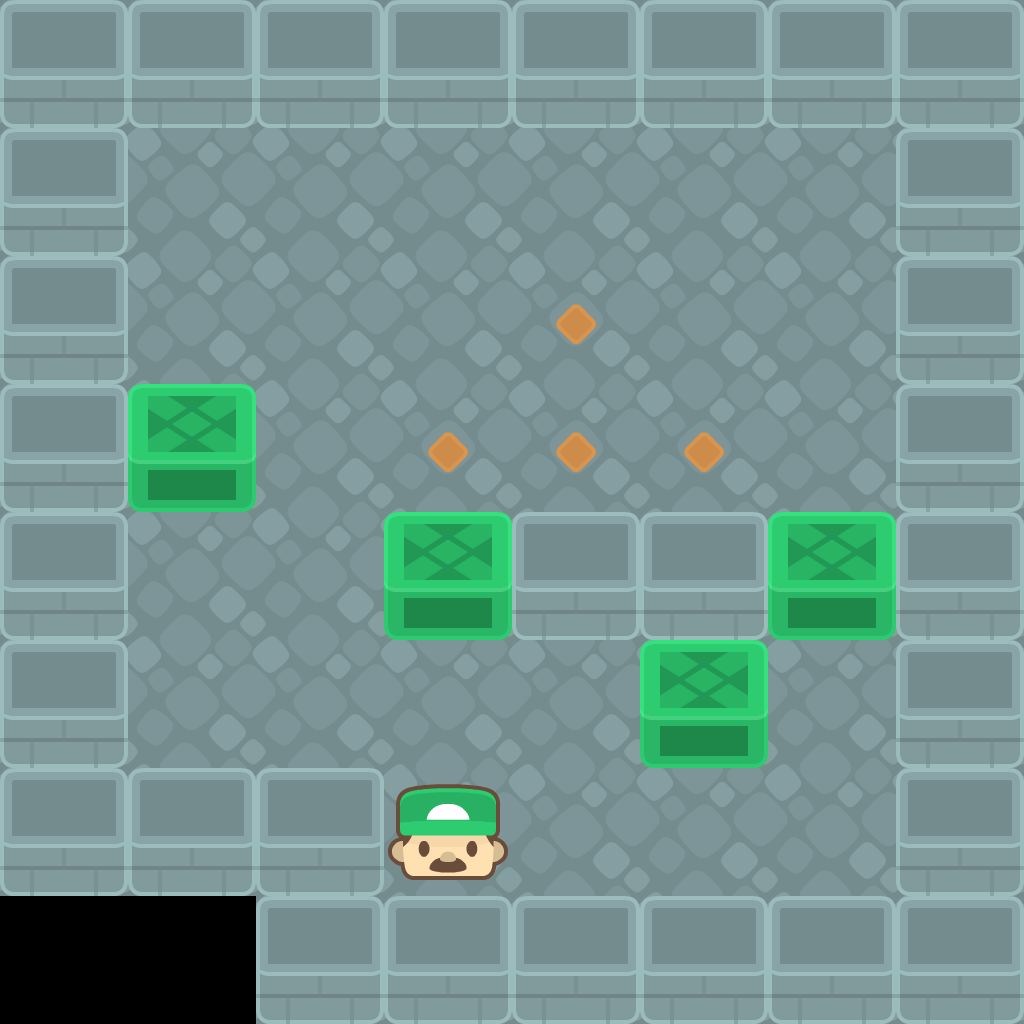

A 2D game scene composited from a Tiled map and its tileset images. What follows is a short description and the map's XML, with every tile layer's data as written:
An orthogonal 8x8 tile map with 128x128 px tiles, 3 tile layers (Background, Walls_Switches, Objects).

<map version="1.0" orientation="orthogonal" renderorder="right-down" width="8" height="8" tilewidth="128" tileheight="128" nextobjectid="3">
 <properties>
  <property name="Name" value="Stickytris II" />
 </properties>
 <tileset firstgid="1" name="sokoban_tilesheet" tilewidth="128" tileheight="128" tilecount="104" columns="13">
  <image source="../sokoban_tilesheet.png" width="1664" height="1024" />
 </tileset>
 <layer name="Background" width="8" height="8">
  <data encoding="csv">
90,90,90,90,90,90,90,90,
90,90,90,90,90,90,90,90,
90,90,90,90,90,90,90,90,
90,90,90,90,90,90,90,90,
90,90,90,90,90,90,90,90,
90,90,90,90,90,90,90,90,
90,90,90,90,90,90,90,90,
0,0,90,90,90,90,90,90
</data>
 </layer>
 <layer name="Walls_Switches" width="8" height="8">
  <data encoding="csv">
100,100,100,100,100,100,100,100,
100,0,0,0,0,0,0,100,
100,0,0,0,26,0,0,100,
100,0,0,26,26,26,0,100,
100,0,0,0,100,100,0,100,
100,0,0,0,0,0,0,100,
100,100,100,0,0,0,0,100,
0,0,100,100,100,100,100,100
</data>
 </layer>
 <layer name="Objects" width="8" height="8">
  <data encoding="csv">
0,0,0,0,0,0,0,0,
0,0,0,0,0,0,0,0,
0,0,0,0,0,0,0,0,
0,10,0,0,0,0,0,0,
0,0,0,10,0,0,10,0,
0,0,0,0,0,10,0,0,
0,0,0,73,0,0,0,0,
0,0,0,0,0,0,0,0
</data>
 </layer>
</map>